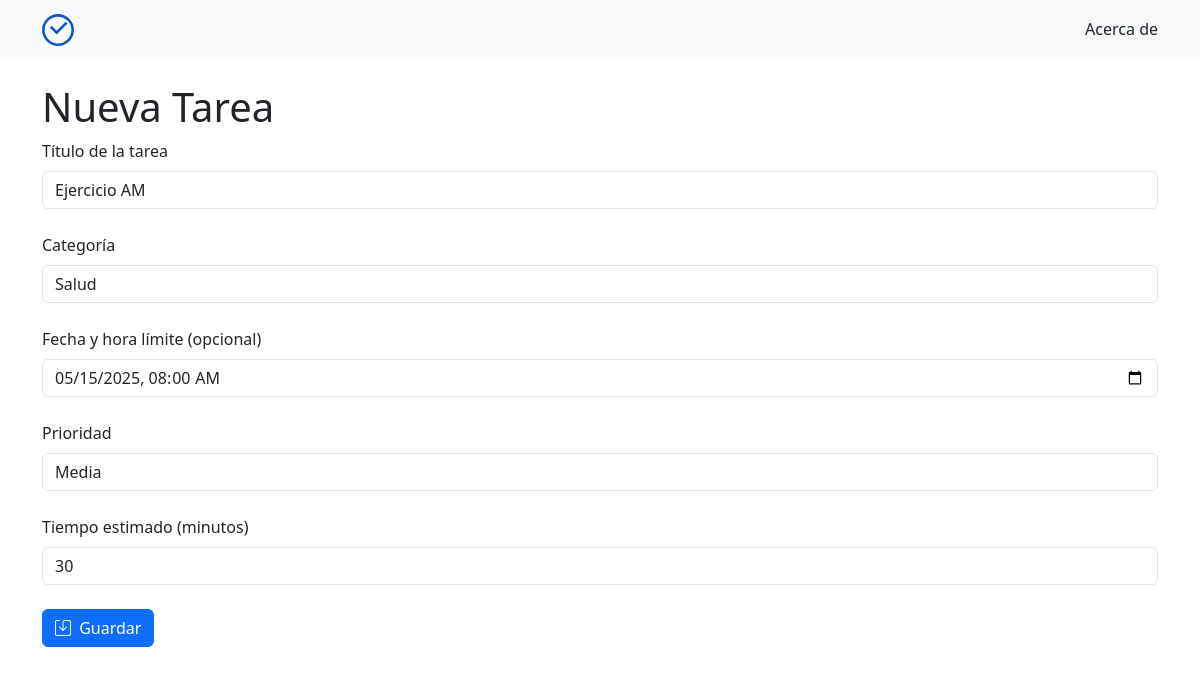
The app's page /editar/1, older data.
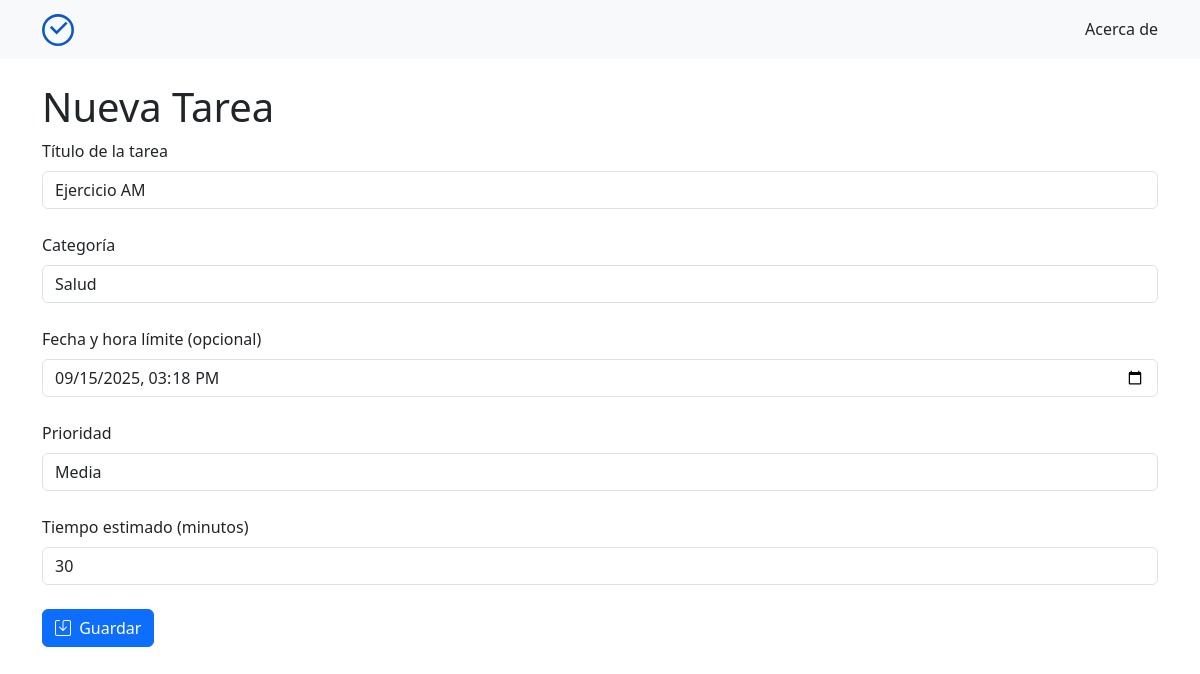
The same page, newer data.
### tables this page shows
CREATE TABLE tareas (
            id INTEGER PRIMARY KEY AUTOINCREMENT,
            nombre TEXT NOT NULL,
            fecha_creacion TEXT NOT NULL DEFAULT (datetime('now','localtime')),
            fecha_limite TEXT,
            prioridad TEXT DEFAULT 'media',
            estado TEXT NOT NULL DEFAULT 'pendiente',
            tiempo_estimado INTEGER,
            completado_en TEXT,
            id_categoria INTEGER NOT NULL,
            fecha_actualizacion TEXT NOT NULL DEFAULT (datetime('now','localtime')),
            FOREIGN KEY (id_categoria) REFERENCES categorias(id)
                ON UPDATE CASCADE
                ON DELETE RESTRICT
        );

### app.py (the view)
@app.route("/editar/<int:id>", methods=["GET", "POST"])
def editar(id): # EDITA Y ACTUALIZA UNA TAREA EXISTENTE
    tarea = Tarea.get_by_id(id)
    if not tarea:
        abort(404)
        return render_template("404.html"), 404
    if request.method == "POST":
        nombre = request.form.get("title", "").strip()
        categoria = request.form.get("categoria", "").strip()
        fecha_limite = request.form.get("fecha_limite", "").strip() or None
        prioridad = request.form.get("prioridad", "").strip() or None
        tiempo_estimado = request.form.get("tiempo_estimado", "").strip() or None
        if tiempo_estimado:
            try:
                tiempo_estimado = int(tiempo_estimado)
            except ValueError:
                flash("El tiempo estimado debe ser un número válido", "danger")
                return redirect(f"/editar/{id}")
        try:
            categoria_id = Categoria.get_or_create(categoria)
            Tarea.update(id, nombre)
            Tarea.move_to_categoria(id, categoria_id)
            if fecha_limite is not None:
                Tarea.set_fecha_limite(id, fecha_limite)
            if prioridad is not None:
                Tarea.set_prioridad(id, prioridad)
            if tiempo_estimado is not None:
                Tarea.set_tiempo_estimado(id, tiempo_estimado)
        except ValueError as err:
            flash(str(err), "danger")
            return redirect(f"/editar/{id}")
        flash("Tarea actualizada", "success")
        return redirect(f"/tarea/{id}")
    else:
        categorias = Categoria.get_all()
        return render_template("editar.html", tarea=tarea, categorias=categorias)

### database.py (called while the page is built)
def connect_db():
    conn = sqlite3.connect(DATABASE_NAME) # Conecta a la base de datos
    conn.row_factory = sqlite3.Row  # Devuelve filas tipo Row: acceso por índice y por llave
    conn.execute("PRAGMA foreign_keys = ON") # Activa el modo de clave foránea
    return conn

def query_all(sql, params=None):
    conn = connect_db()
    rows = conn.execute(sql, params or ()).fetchall()
    conn.close()
    return rows

def query_one(sql, params=None):
    conn = connect_db()
    row = conn.execute(sql, params or ()).fetchone()
    conn.close()
    return row

### models/categoria.py (called while the page is built)
    @staticmethod
    def get_all():
        query = query_all("SELECT id, nombre FROM categorias ORDER BY id")
        print(f" * Categorías: {query}")
        return query

### models/tarea.py (called while the page is built)
    @staticmethod
    def get_by_id(tarea_id):
        return query_one(
            """SELECT id, nombre, fecha_creacion, fecha_limite, prioridad, estado, tiempo_estimado,
                      completado_en, id_categoria, fecha_actualizacion
               FROM tareas WHERE id = ?""",
            (tarea_id,),
        )

### templates/editar.html (shortened to what this page needs)
{% extends "layout.html" %}
{% block content %}
<h1>Nueva Tarea</h1>
<form action="/editar/{{ tarea.id }}" method="post" id="editar-tarea-form" data-id="{{ tarea.id }}">
  <label class="form-label" for="nombre">Título de la tarea</label>
  <input name="title" class="form-control" value="{{ tarea.nombre }}" type="text" id="nombre">
  <br>
  <label class="form-label" for="categoria">Categoría</label>
  <select
    id="categoria"
    name="categoria"
    placeholder="Selecciona o crea una categoría"
    class="form-control"
  >
    {% if categorias %}
      {% for cat in categorias %}
        {% set is_selected = (cat.id|string) == (tarea.id_categoria|string) %}
    <option value="{{ cat.nombre }}" {% if is_selected %}selected{% endif %}>{{ cat.nombre }}</option>
    {% endfor %}
    {% endif %}
  </select>
  <br>
  <label class="form-label" for="fecha_limite">Fecha y hora límite (opcional)</label>
  <input name="fecha_limite" class="form-control" type="datetime-local" id="fecha_limite" value="{{ tarea.fecha_limite if tarea.fecha_limite else '' }}">
  <br>
  <label class="form-label" for="prioridad">Prioridad</label>
  <select name="prioridad" class="form-control" id="prioridad">
    {% if tarea.prioridad == 'media' %}
    <option value="media" selected>Media</option>
    {% else %}
    <option value="media">Media</option>
    {% endif %}
  </select>
  <br>
  <label class="form-label" for="tiempo_estimado">Tiempo estimado (minutos)</label>
  <input name="tiempo_estimado" class="form-control" type="number" id="tiempo_estimado" min="0" placeholder="Ej: 30" value="{{ tarea.tiempo_estimado if tarea.tiempo_estimado else '' }}">
  <br>
  <button type="submit" class="btn btn-primary">
    <i class="bi bi-save me-1"></i>
    Guardar
  </button>
</form>
<link href="https://cdn.jsdelivr.net/npm/tom-select@2.3.1/dist/css/tom-select.css" rel="stylesheet">
{% endblock %}

Row changes from the older to the newer data that the page shows:
changed tareas "Ejercicio AM": fecha_limite "05/15/2025 08:00" → "09/15/2025 15:18"
